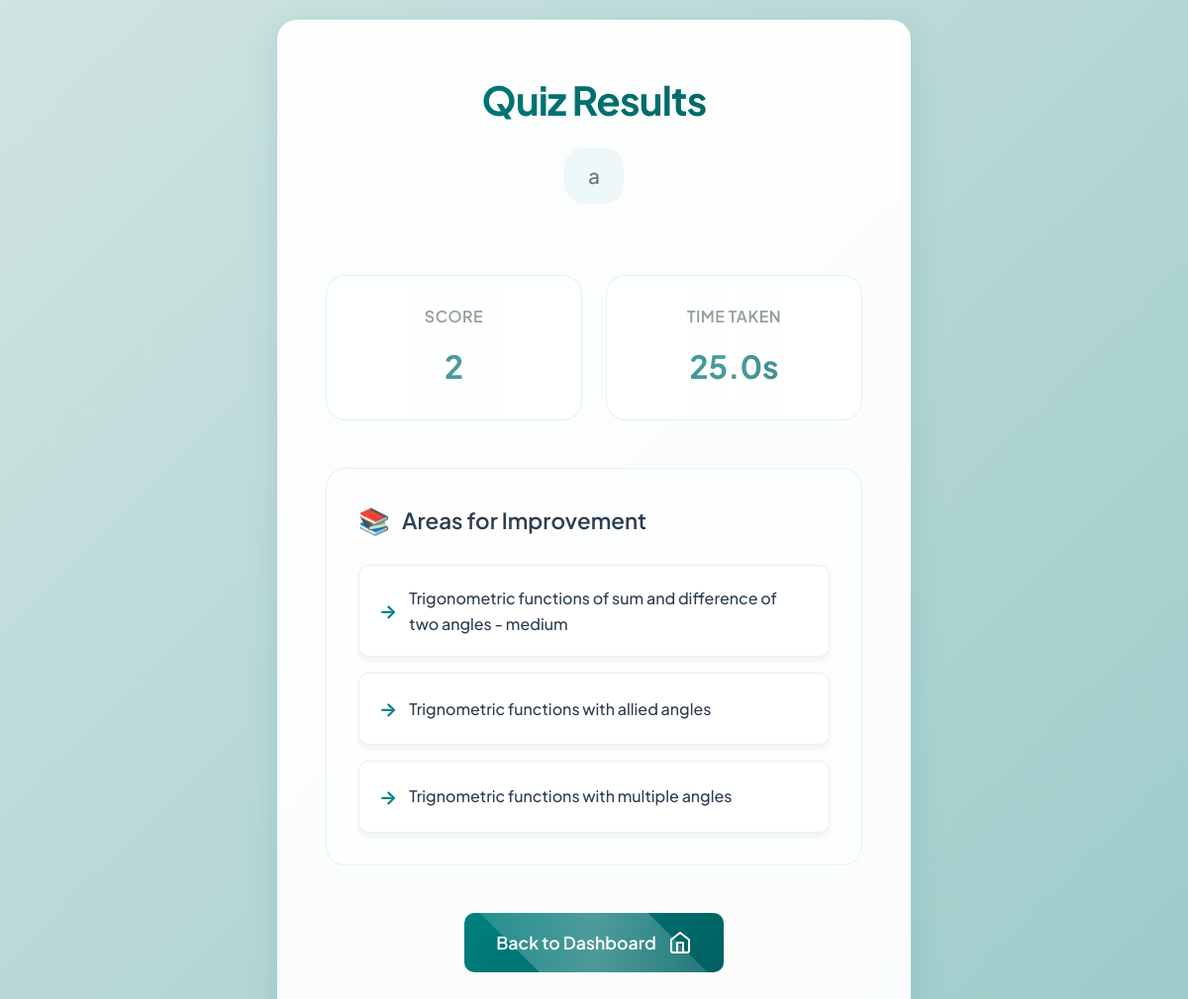
The page /result/8/ (signed in) on the database its author committed.
### myapp/models.py (models this page shows, shortened)
class QuizResult(models.Model):
    user = models.ForeignKey(User, on_delete=models.CASCADE)
    sub_topic = models.ForeignKey(SubTopic, on_delete=models.CASCADE)
    score = models.IntegerField()
    time_taken = models.FloatField()
    date_taken = models.DateTimeField(auto_now_add=True)
    weak_topics = models.ManyToManyField(SubTopic, related_name='weak_topics')

class SubTopic(models.Model):
    topic = models.ForeignKey(Topic, related_name='subtopics', on_delete=models.CASCADE)
    name = models.CharField(max_length=255)

### myapp/views.py (the view)
# urls.py: path('result/<int:result_id>/', views.result, name='result'),
@login_required
@login_required
def result(request, result_id):
    result = get_object_or_404(QuizResult, pk=result_id)
    weak_topics = result.weak_topics.all()
    username = request.user.username
    context = {
        'result': result,
        'weak_topics': weak_topics,
        'username': username,
    }
    return render(request, 'myapp/result.html', context)

### myapp/templates/myapp/result.html (shortened to what this page needs)
<!DOCTYPE html>
<html lang="en">
<head>
</head>
<body>
    <div class="card">
        <div class="result-header">
            <h1>Quiz Results</h1>
            <div class="username">{{ username }}</div>
        </div>
        <div class="stats">
            <div class="stat-box">
                <div class="stat-label">Score</div>
                <div class="stat-value">{{ result.score }}</div>
            </div>
            <div class="stat-box">
                <div class="stat-label">Time Taken</div>
                <div class="stat-value">{{ result.time_taken }}s</div>
            </div>
        </div>
        <div class="weak-topics">
            <h2>Areas for Improvement</h2>
            <ul class="topic-list">
                {% for topic in weak_topics %}
                <li>{{ topic.name }}</li>
                {% endfor %}
            </ul>
        </div>
        <div class="buttons">
            <a href="{% url 'dashboard' %}" class="button">
                Back to Dashboard
                <svg viewBox="0 0 24 24" width="24" height="24" fill="none" stroke="currentColor" stroke-width="2" stroke-linecap="round" stroke-linejoin="round">
                    <path d="M3 9l9-7 9 7v11a2 2 0 0 1-2 2H5a2 2 0 0 1-2-2z"></path>
                    <polyline points="9 22 9 12 15 12 15 22"></polyline>
                </svg>
            </a>
        </div>
    </div>
</body>
</html>

### myapp/templates/myapp/result.html (style rules this page uses)
:root { --primary-color: #008080; --secondary-color: #005f5f; --background-gradient: linear-gradient(135deg, #d0e4e2, #008080); --white: #ffffff; --text-color: #2c3e50; --text-muted: #6c757d; --box-shadow: 0 8px 32px rgba(0, 128, 128, 0.15); --radius: 20px; --font-family-primary: 'Plus Jakarta Sans', -apple-system, BlinkMacSystemFont, 'Segoe UI', Roboto, sans-serif; --transition-speed: 0.4s; }
* { margin: 0; padding: 0; box-sizing: border-box; }
body { font-family: var(--font-family-primary); background: var(--background-gradient); min-height: 100vh; display: flex; align-items: center; justify-content: center; color: var(--text-color); padding: 20px; line-height: 1.6; background-size: 400% 400%; animation: gradient 15s ease infinite; }
.card { background: rgba(255, 255, 255, 0.95); border-radius: var(--radius); box-shadow: 0 8px 32px rgba(0, 128, 128, 0.15); padding: 3rem; width: 100%; max-width: 640px; position: relative; overflow: hidden; backdrop-filter: blur(10px); border: 1px solid rgba(255, 255, 255, 0.18); transition: transform 0.3s ease, box-shadow 0.3s ease; animation: appearUp 0.8s ease-out forwards; }
.result-header { text-align: center; margin-bottom: 3rem; position: relative; }
.result-header h1 { font-size: 2.5rem; font-weight: 700; margin-bottom: 1rem; background: linear-gradient(135deg, var(--primary-color), var(--secondary-color)); -webkit-background-clip: text; -webkit-text-fill-color: transparent; letter-spacing: -0.02em; }
.username { font-size: 1.3rem; color: var(--text-muted); margin-bottom: 1.5rem; padding: 0.75rem 1.5rem; background: rgba(0, 128, 128, 0.05); border-radius: var(--radius); display: inline-block; font-weight: 500; transition: all var(--transition-speed); }
.stats { display: grid; grid-template-columns: repeat(2, 1fr); gap: 1.5rem; margin-bottom: 3rem; }
.stat-box { background: rgba(255, 255, 255, 0.5); padding: 1.75rem; border-radius: var(--radius); text-align: center; transition: all var(--transition-speed); border: 1px solid rgba(0, 128, 128, 0.1); position: relative; overflow: hidden; }
.stat-box::after { content: ''; position: absolute; top: -50%; left: -50%; width: 200%; height: 200%; background: linear-gradient( 45deg, transparent, rgba(255, 255, 255, 0.3), transparent ); transform: rotate(45deg); animation: shine 3s infinite; }
.stat-label { font-size: 1rem; color: var(--text-muted); margin-bottom: 0.75rem; text-transform: uppercase; letter-spacing: 0.5px; font-weight: 600; }
.stat-value { font-size: 2rem; font-weight: 700; background: linear-gradient(135deg, var(--primary-color), var(--secondary-color)); -webkit-background-clip: text; -webkit-text-fill-color: transparent; }
.weak-topics { margin-bottom: 3rem; background: rgba(255, 255, 255, 0.5); padding: 2rem; border-radius: var(--radius); border: 1px solid rgba(0, 128, 128, 0.1); transition: all var(--transition-speed); }
.weak-topics h2 { font-size: 1.4rem; margin-bottom: 1.5rem; color: var(--text-color); display: flex; align-items: center; gap: 0.75rem; font-weight: 600; }
.weak-topics h2::before { content: '📚'; font-size: 1.6rem; }
.topic-list { list-style: none; display: grid; gap: 1rem; }
.topic-list li { padding: 1.25rem; background: var(--white); border-radius: calc(var(--radius) / 2); transition: all var(--transition-speed); display: flex; align-items: center; gap: 0.75rem; box-shadow: 0 4px 6px rgba(0, 0, 0, 0.05); font-weight: 500; border: 1px solid rgba(0, 128, 128, 0.1); }
.topic-list li::before { content: '→'; color: var(--primary-color); font-weight: bold; font-size: 1.2rem; }
.buttons { display: flex; gap: 1.5rem; justify-content: center; }
.button { display: inline-flex; align-items: center; gap: 0.75rem; background: linear-gradient(135deg, var(--primary-color), var(--secondary-color)); color: var(--white); padding: 1rem 2rem; border-radius: calc(var(--radius) / 2); text-decoration: none; transition: all var(--transition-speed); font-weight: 600; font-size: 1.1rem; position: relative; overflow: hidden; }
.button::after { content: ''; position: absolute; top: -50%; left: -50%; width: 200%; height: 200%; background: linear-gradient( 45deg, transparent, rgba(255, 255, 255, 0.3), transparent ); transform: rotate(45deg); animation: shine 3s infinite; }

### rows shown on the page
QuizResult: score "2", time_taken "25.0"
SubTopic: name "Trigonometric functions of sum and difference of two angles - medium"
SubTopic: name "Trignometric functions with allied angles"
SubTopic: name "Trignometric functions with multiple angles"

### other values the page prints
{{ username }} "a"
